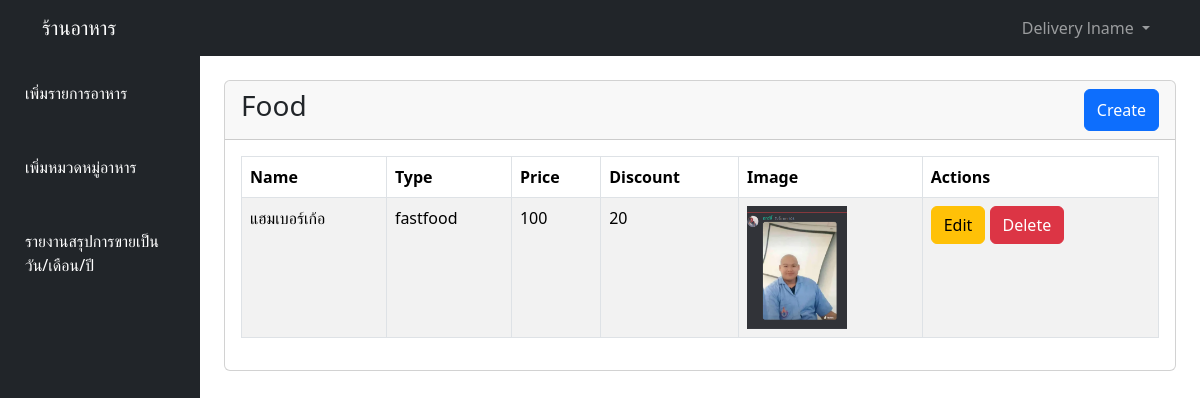
Screenshot of / (signed in) with the database file from the repository.
### tables this page shows
CREATE TABLE IF NOT EXISTS `users` (
  `id` int(10) NOT NULL AUTO_INCREMENT,
  `role` enum('user','admin','manager','delivery') NOT NULL DEFAULT 'user',
  `firstname` varchar(255) NOT NULL,
  `lastname` varchar(255) NOT NULL,
  `phone` varchar(50) DEFAULT NULL,
  `email` varchar(255) NOT NULL,
  `password` varchar(255) NOT NULL,
  `profile_image` longtext DEFAULT NULL,
  `status` int(11) DEFAULT 0,
  PRIMARY KEY (`id`)
);

CREATE TABLE IF NOT EXISTS `food` (
  `id` int(11) NOT NULL AUTO_INCREMENT,
  `type_id` int(11) DEFAULT NULL,
  `shop_id` int(11) DEFAULT NULL,
  `name` varchar(50) DEFAULT NULL,
  `price` int(11) DEFAULT 0,
  `discount` int(11) DEFAULT 0,
  `food_img` longtext DEFAULT NULL,
  PRIMARY KEY (`id`),
  KEY `FK_food_food_type` (`type_id`),
  KEY `FK_food_shop` (`shop_id`),
  CONSTRAINT `FK_food_food_type` FOREIGN KEY (`type_id`) REFERENCES `food_type` (`id`) ON DELETE NO ACTION ON UPDATE NO ACTION,
  CONSTRAINT `FK_food_shop` FOREIGN KEY (`shop_id`) REFERENCES `shop` (`id`) ON DELETE NO ACTION ON UPDATE NO ACTION
);

CREATE TABLE IF NOT EXISTS `food_type` (
  `id` int(11) NOT NULL AUTO_INCREMENT,
  `name` varchar(50) DEFAULT NULL,
  PRIMARY KEY (`id`)
);

### config.php (called while the page is built, shortened)
<?php
function gud($userId, $pdo) {
    try {
        $stmt = $pdo->prepare("SELECT * FROM users WHERE id = ?");
        $stmt->execute([$userId]);
        $data = $stmt->fetch();
        return $data;
    } catch (PDOException $e) {
        echo "Error: " . $e->getMessage();
        return [];
    }
}
?>

### index.php (shortened to what this page needs)
<?php
$routes = [];
route('/', function(){
    include 'assets.php';
    if (!isset($_SESSION['user_login'])) {
        include 'views/home.php';
    } else {
        if ($_SESSION["role"] === "admin") {
            include 'views/services/admin.php';
        } elseif ($_SESSION["role"] === "delivery") {
            include 'views/services/delivery.php';
        } elseif ($_SESSION["role"] === "manager") {
            include 'views/services/manager.php';
        } else {
            include 'views/services/users.php';
        }
    }
});
function route(string $path, callable $callback){
    global $routes;
    $routes[$path] = $callback;
}
run();
function run(){
    global $routes;
    foreach ($routes as $path => $callback) {
        $callback();
    }
}
?>

### views/services/manager.php (shortened to what this page needs)
<?php
    require 'config.php';
    $stmt = $pdo->prepare("SELECT shop.*, shop_type.name AS shop_type_name FROM shop JOIN shop_type ON shop.type_id = shop_type.id WHERE shop.user_id = ?");
    $stmt->execute([$_SESSION['user_login']]);
    $datashop = $stmt->fetch();
    $uhs = $datashop ? true : false;
    $stmt = $pdo->prepare('SELECT food.*, food_type.name AS food_type_name FROM food INNER JOIN food_type ON food.type_id = food_type.id');
    $stmt->execute();
    $foods = $stmt->fetchAll();
?>
<!DOCTYPE html>
<html lang="en">
<head>
</head>
<body>
    <?php include 'navbar.php' ?>
    <div class="container-fluid">
        <div class="row">
            <div class="col-md-2 sidebar p-0">
                <ul class="nav flex-column">
                    <?php
                        if (empty($datashop['approve']) || $datashop['approve'] == 0) {
                    ?>
                    <li class="nav-item"><a href="" class="nav-link nav-content" data-content="access_shop">ขอใช้งานร้านอาหาร</a></li>
                    <?php
                        } else {
                    ?>
                    <li class="nav-item"><a href="" class="nav-link nav-content" data-content="food">เพิ่มรายการอาหาร</a></li>
                    <li class="nav-item"><a href="" class="nav-link nav-content" data-content="foodtype">เพิ่มหมวดหมู่อาหาร</a></li>
                    <li class="nav-item"><a href="" class="nav-link nav-content" data-content="shoptype">รายงานสรุปการขายเป็นวัน/เดือน/ปี</a></li>
                    <?php
                        }
                    ?>
                </ul>
            </div>
            <div class="col-md-10 my-4">
                <div class="container">
                    <?php
                        if (empty($datashop['approve']) || $datashop['approve'] == 0) {
                    ?>
                    <div class="contents" id="access_shop">
                        <h3>Access Shop</h3>
                        <?= ! $uhs ? '<button class="btn btn-primary" data-bs-toggle="modal" data-bs-target="#access_shopp">Request</button>' : '' ?>
                        <p>ชื่อร้าน <?= $datashop['name'] ?></p>
                        <p>ที่อยู่ <?= $datashop['address'] ?></p>
                        <p>เบอร์โทรร้าน <?= $datashop['phone'] ?></p>
                        <p>ประเภทร้านอาหาร <?= $datashop['shop_type_name'] ?></p>
                    </div>
                    <?php
                        } else {
                    ?>
                    <div class="contents" id="food">
                        <div class="card">
                            <div class="card-header d-flex justify-content-between">
                                <h3>Food</h3>
                                <button class="btn btn-primary" class="btn btn-primary" data-bs-toggle="modal" data-bs-target="#createfood">Create</button>
                            </div>
                            <div class="card-body">
                                <table id="admin-table" class="table table-bordered table-striped ">
                                    <thead class="thead-dark">
                                        <tr>
                                            <th>Name</th>
                                            <th>Type</th>
                                            <th>Price</th>
                                            <th>Discount</th>
                                            <th>Image</th>
                                            <th>Actions</th>
                                        </tr>
                                    </thead>
                                    <tbody>
                                        <?php foreach ($foods as $food): ?>
                                        <tr>
                                            <td>
                                                <?php echo $food['name']; ?>
                                            </td>
                                            <td>
                                                <?php echo $food['food_type_name']; ?>
                                            </td>
                                            <td>
                                                <?php echo $food['price']; ?>
                                            </td>
                                            <td>
                                                <?= $food['discount']; ?>
                                            </td>
                                            <td>
                                                <img width="100px" src="<?= $food['food_img']; ?>" alt="">
                                            </td>
                                            <td>
                                                <button class="btn btn-warning" onclick="">Edit</button>
                                                <button class="btn btn-danger" onclick="">Delete</button>
                                            </td>
                                        </tr>
                                        <?php endforeach; ?>
                                    </tbody>
                                </table>
                            </div>
                        </div>
                    </div>
                    <?php
                        }
                    ?>
                </div>
            </div>
        </div>
    </div>
</body>
</html>

### navbar.php (shortened to what this page needs)
<nav class="navbar navbar-expand-lg navbar-dark bg-dark">
    <div class="container">
        <a class="navbar-brand" href="/">ร้านอาหาร</a>
        <div class="collapse navbar-collapse" id="navbarNav">
            <ul class="navbar-nav ms-auto">
                <?php
                if (isset($_SESSION['user_login'])) {
                $user = gud($_SESSION['user_login'], $pdo)
                ?>
                <li class="nav-item dropdown">
                    <a class="nav-link dropdown-toggle" href="#" role="button" data-bs-toggle="dropdown"
                        aria-expanded="false">
                        <?= $user['firstname']. " " . $user['lastname'] ?>
                    </a>
                </li>
                <?php } ?>
            </ul>
        </div>
    </div>
</nav>

### assets/main.css (style rules this page uses)
.sidebar { background-color: #212529; height: 100vh; }
.sidebar .nav-link { color: white; padding: 25px; }
.contents { display: none; }
.contents:first-of-type { display: block; }

### rows the page displays
users: firstname "Delivery", lastname "lname"
food: name "แฮมเบอร์เก้อ", type.name "fastfood", price "100", discount "20", food_img (picture)
